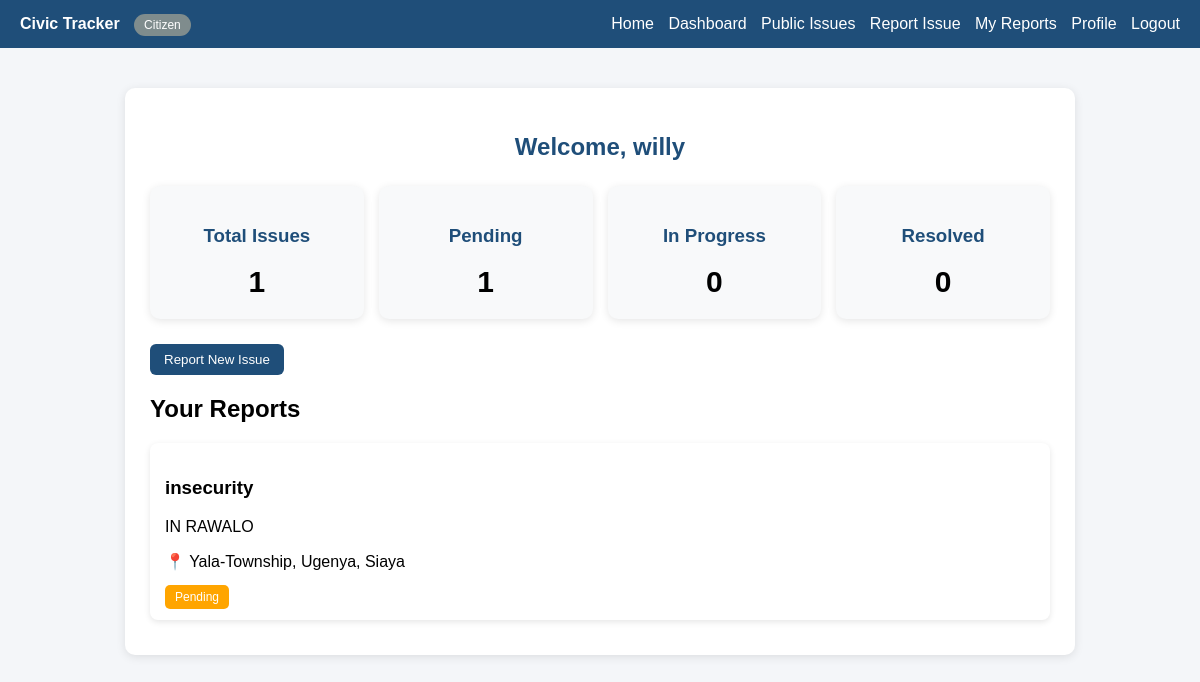
The app's page /dashboard/ (signed in) with its own data.
### civicapp/models.py (models this page shows, shortened)
class Issue(models.Model):
    CATEGORY_CHOICES = [
        ('roads', 'Roads'),
        ('water', 'Water'),
        ('health', 'Health'),
        ('education', 'Education'),
        ('security', 'Security'),
        ('other', 'Other'),
    ]
    STATUS_CHOICES = [
        ('pending', 'Pending'),
        ('in_progress', 'In Progress'),
        ('resolved', 'Resolved'),
    ]
    title = models.CharField(max_length=200)
    description = models.TextField()
    category = models.CharField(
        max_length=50,
        choices=CATEGORY_CHOICES
    )
    county = models.CharField(max_length=100)
    sub_county = models.CharField(max_length=100)
    ward = models.CharField(max_length=100)
    status = models.CharField(
        max_length=20,
        choices=STATUS_CHOICES,
        default='pending'
    )
    image = models.ImageField(
        upload_to='issues/',
        blank=True,
        null=True
    )
    created_by = models.ForeignKey(
        User,
        on_delete=models.CASCADE
    )
    created_at = models.DateTimeField(
        auto_now_add=True
    )

### civicapp/views.py (the view)
# urls.py: path('dashboard/', views.dashboard, name='dashboard'),
@login_required
def dashboard(request):
    user = request.user
    total_issues = Issue.objects.filter(
        created_by=user
    ).count()
    pending_issues = Issue.objects.filter(
        created_by=user,
        status='pending'
    ).count()
    in_progress = Issue.objects.filter(
        created_by=user,
        status='in_progress'
    ).count()
    resolved_issues = Issue.objects.filter(
        created_by=user,
        status='resolved'
    ).count()
    my_issues = Issue.objects.filter(
        created_by=user
    ).order_by('-created_at')
    context = {
        'total_issues': total_issues,
        'pending_issues': pending_issues,
        'in_progress': in_progress,
        'resolved_issues': resolved_issues,
        'my_issues': my_issues,
    }
    return render(
        request,
        'civicapp/dashboard.html',
        context
    )

### civicapp/templates/civicapp/dashboard.html (shortened to what this page needs)
{% extends 'civicapp/base.html' %}
{% block content %}
<h2 class="dashboard-title">
    Welcome, {{ request.user.username }}
</h2>
<div class="cards">
    <div class="card">
        <h3>Total Issues</h3>
        <div class="number">
            {{ total_issues }}
        </div>
    </div>
    <div class="card">
        <h3>Pending</h3>
        <div class="number">
            {{ pending_issues }}
        </div>
    </div>
    <div class="card">
        <h3>In Progress</h3>
        <div class="number">
            {{ in_progress }}
        </div>
    </div>
    <div class="card">
        <h3>Resolved</h3>
        <div class="number">
            {{ resolved_issues }}
        </div>
    </div>
</div>
<a href="{% url 'report_issue' %}">
    <button>
        Report New Issue
    </button>
</a>
<h2>Your Reports</h2>
{% for issue in my_issues %}
<div class="issue">
    <h3>{{ issue.title }}</h3>
    <p>
        {{ issue.description }}
    </p>
    <p>
        📍 {{ issue.ward }}, {{ issue.sub_county }}, {{ issue.county }}
    </p>
    <span class="status {{ issue.status }}">
        {{ issue.get_status_display }}
    </span>
</div>
{% empty %}
<p>
    You have not reported any issues yet.
</p>
{% endfor %}
{% endblock %}

### civicapp/templates/civicapp/base.html (style rules this page uses)
body { margin: 0; font-family: Arial, sans-serif; background: #f4f6f9; }
button { padding: 8px 14px; background: #1f4e79; color: white; border: none; border-radius: 6px; cursor: pointer; }

### civicapp/templates/civicapp/dashboard.html (style rules this page uses)
.dashboard-title { text-align: center; color: #1f4e79; }
.cards { display: flex; gap: 15px; margin: 25px 0; }
.card { flex: 1; background: #f8f9fa; padding: 20px; text-align: center; border-radius: 10px; box-shadow: 0 2px 8px rgba(0,0,0,0.1); }
.card h3 { color: #1f4e79; }
.number { font-size: 30px; font-weight: bold; }
.issue { background: white; padding: 15px; margin: 10px 0; border-radius: 8px; box-shadow: 0 2px 6px rgba(0,0,0,0.1); }
.status { padding: 5px 10px; border-radius: 5px; font-size: 12px; }
.pending { background: orange; color: white; }

### records on screen
Issue: title "insecurity", description "IN RAWALO", ward "Yala-Township", sub_county "Ugenya", county "Siaya", status "Pending"

### other values on screen
{{ request.user.username }} "willy"
{{ total_issues }} "1"
{{ pending_issues }} "1"
{{ in_progress }} "0"
{{ resolved_issues }} "0"
